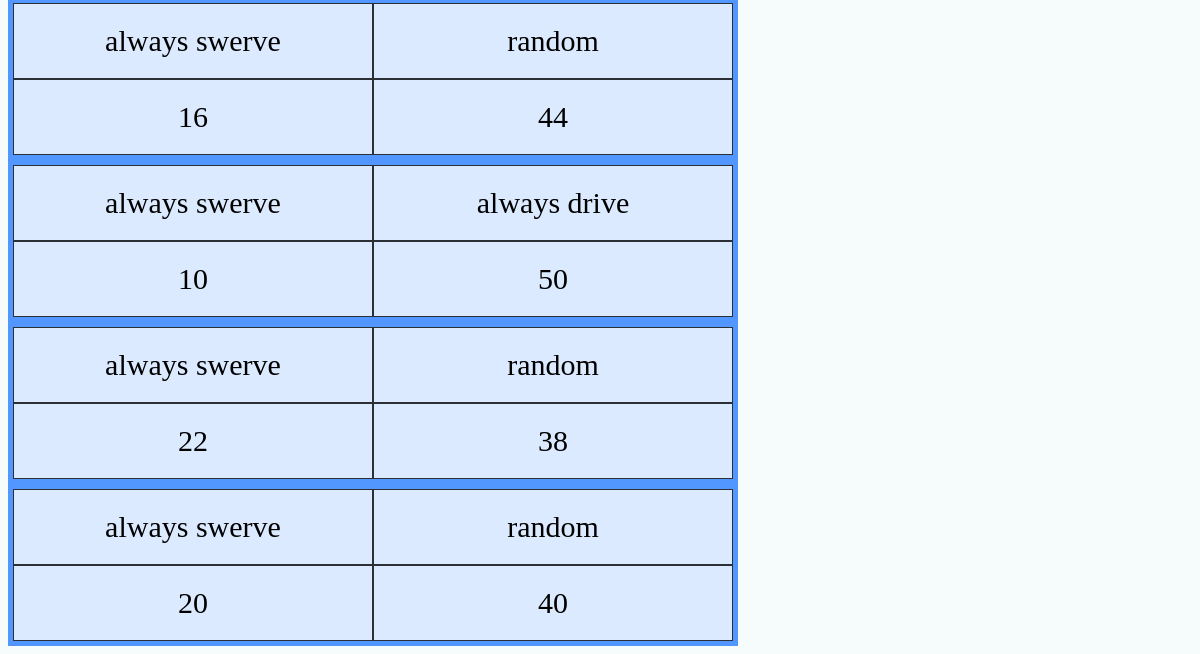
/games/playerDetail/14 (signed in, lower part), run on an earlier commit of the app's database.
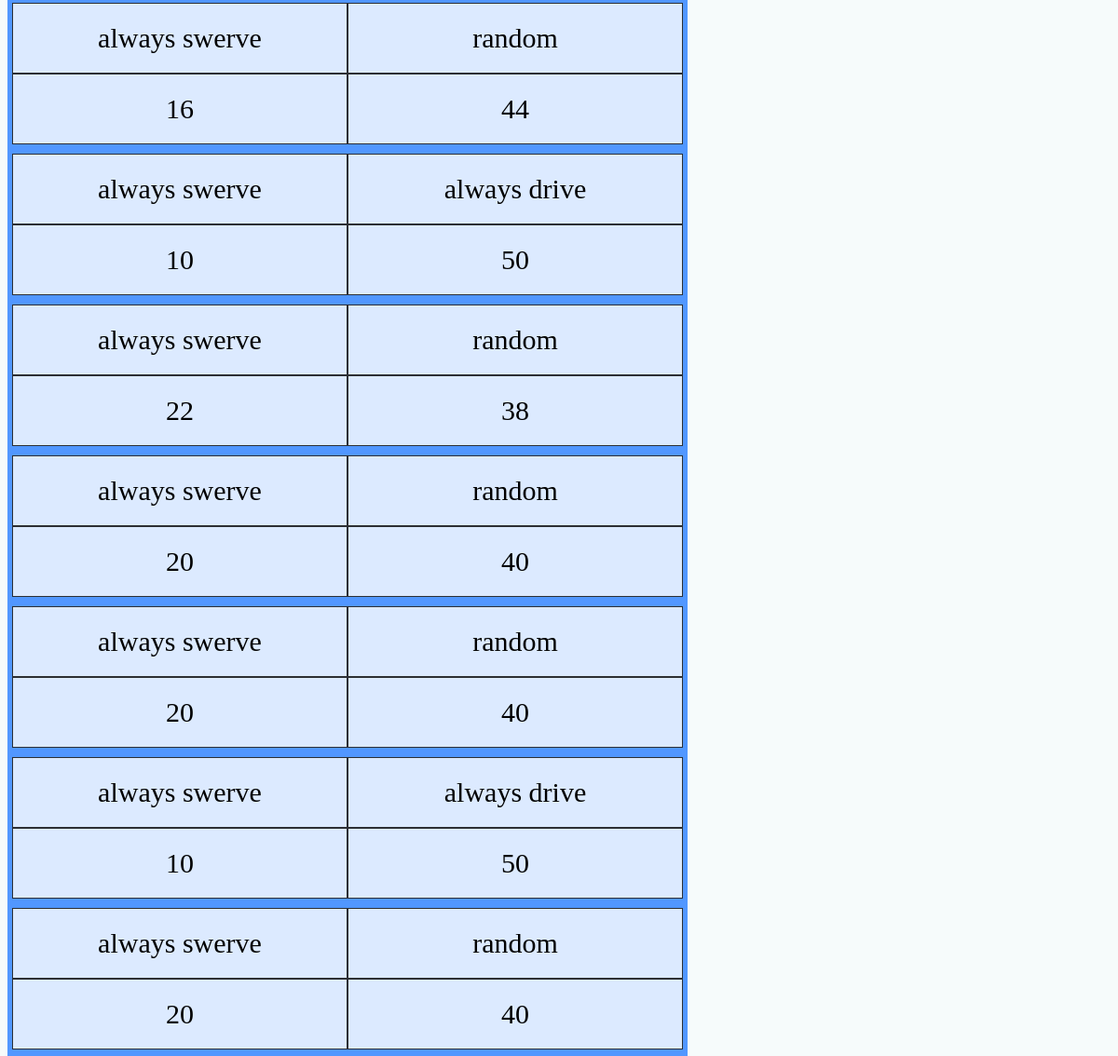
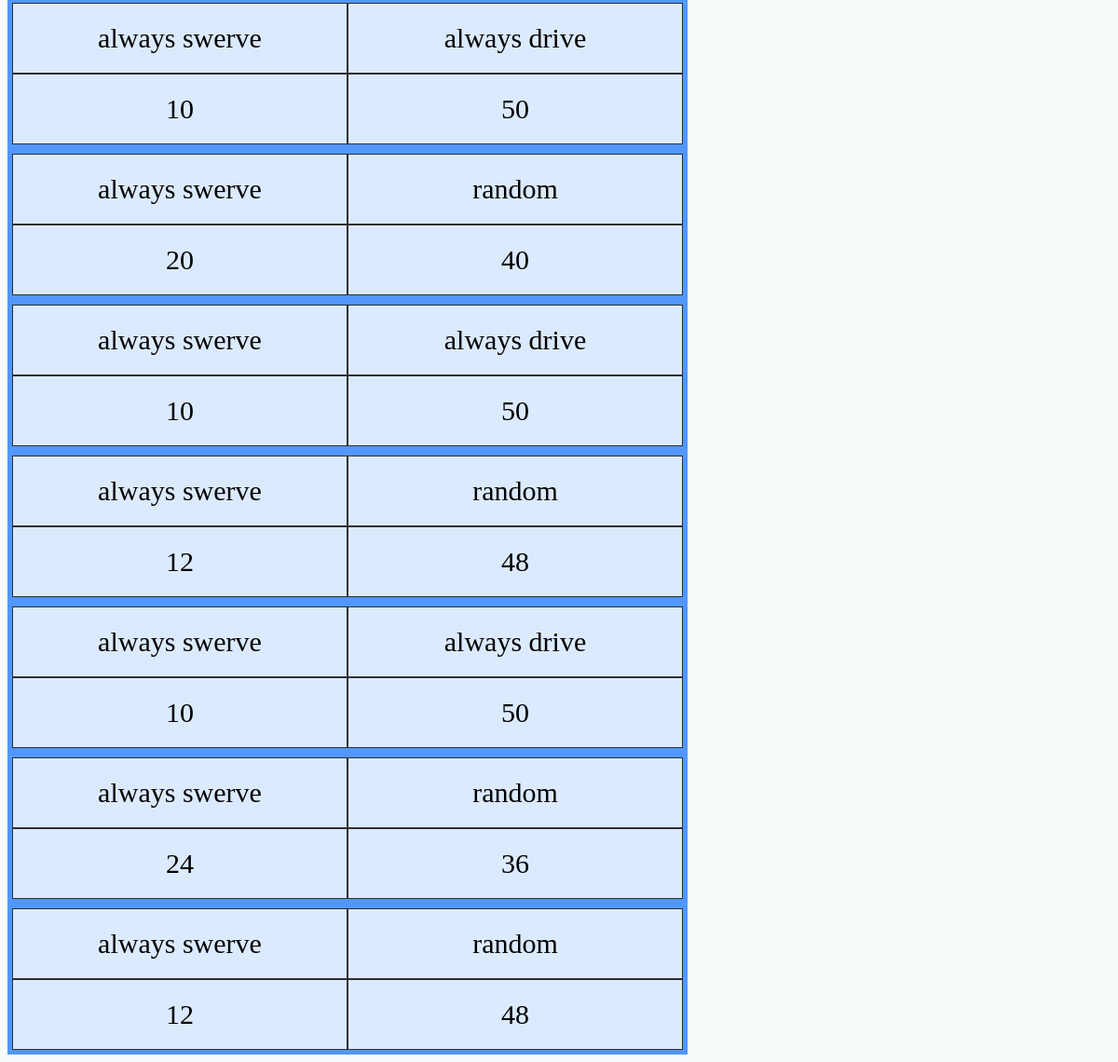
And on a later commit of the database (2 pictures, top to bottom).
### games/models.py (models this page shows, shortened)
class Player(models.Model):
    name = models.TextField(max_length=100, default="default")
    user = models.ForeignKey(User, related_name="players", on_delete=models.CASCADE)
    strategy = models.TextField(default="default")
    points = models.IntegerField(default=0)
    rounds_played = models.IntegerField(default=0)
    points_per_round = models.FloatField(default=0)
    game = models.ForeignKey(Game, related_name= 'players', on_delete=models.CASCADE)

class MatchSummary(models.Model):
    players = models.ManyToManyField(Player, related_name='matches')
    def getTotalPoints(self, player):
        total = 0
        for round in self.rounds.all():
            for playerPointPair in round.playerPointPairs.all():
                if(player == playerPointPair.player):
                    total += playerPointPair.points
        return total

class RoundData(models.Model):
    match = models.ForeignKey(MatchSummary, related_name='rounds', on_delete=models.CASCADE)

class PlayerPointPair(models.Model):
    round = models.ForeignKey(RoundData, related_name='playerPointPairs', on_delete=models.CASCADE)
    player = models.ForeignKey(Player, on_delete=models.CASCADE)
    points = models.IntegerField(default=0)
    move = models.TextField()

### games/views.py (the view)
# urls.py: path("playerDetail/<int:pk>", views.playerDetail.as_view(), name="playerDetail"),
class playerDetail(generic.DetailView):
    model = Player
    template_name = "games/playerDetail.html"

### games/templatetags/my_tags.py (called while the page is built)
@register.filter
def getTotalPoints(matchSummary, player):
    return matchSummary.getTotalPoints(player)

### games/templates/games/playerDetail.html (shortened to what this page needs)
{% extends 'registration/loggedInBase.html' %}
{% block content %}
{% load my_tags %}
    {% for match in player.matches.all %}
    <a href={% url "games:matchDetail" match.pk %}>
        <div class="grid-container" id="grid-link">
            {% for player in match.players.all %}
                <div class="grid-item">{{player.name}}</div>
                <div class="grid-item">{{match|getTotalPoints:player}}</div>
            {% endfor %}
        </div>
    </a>
    {% endfor %}
{% endblock %}

What changed in the data, as far as the page shows it:
added MatchSummary: id.player_id "20", id.player_id "40", Player (name "always swerve"), Player (name "random")
added MatchSummary: id.player_id "10", id.player_id "50", Player (name "always swerve"), Player (name "always drive")
added MatchSummary: id.player_id "20", id.player_id "40", Player (name "always swerve"), Player (name "random")
added MatchSummary: id.player_id "10", id.player_id "50", Player (name "always swerve"), Player (name "always drive")
added MatchSummary: id.player_id "20", id.player_id "40", Player (name "always swerve"), Player (name "random")
added MatchSummary: id.player_id "10", id.player_id "50", Player (name "always swerve"), Player (name "always drive")
added MatchSummary: id.player_id "12", id.player_id "48", Player (name "always swerve"), Player (name "random")
added MatchSummary: id.player_id "10", id.player_id "50", Player (name "always swerve"), Player (name "always drive")
added MatchSummary: id.player_id "24", id.player_id "36", Player (name "always swerve"), Player (name "random")
added MatchSummary: id.player_id "12", id.player_id "48", Player (name "always swerve"), Player (name "random")
